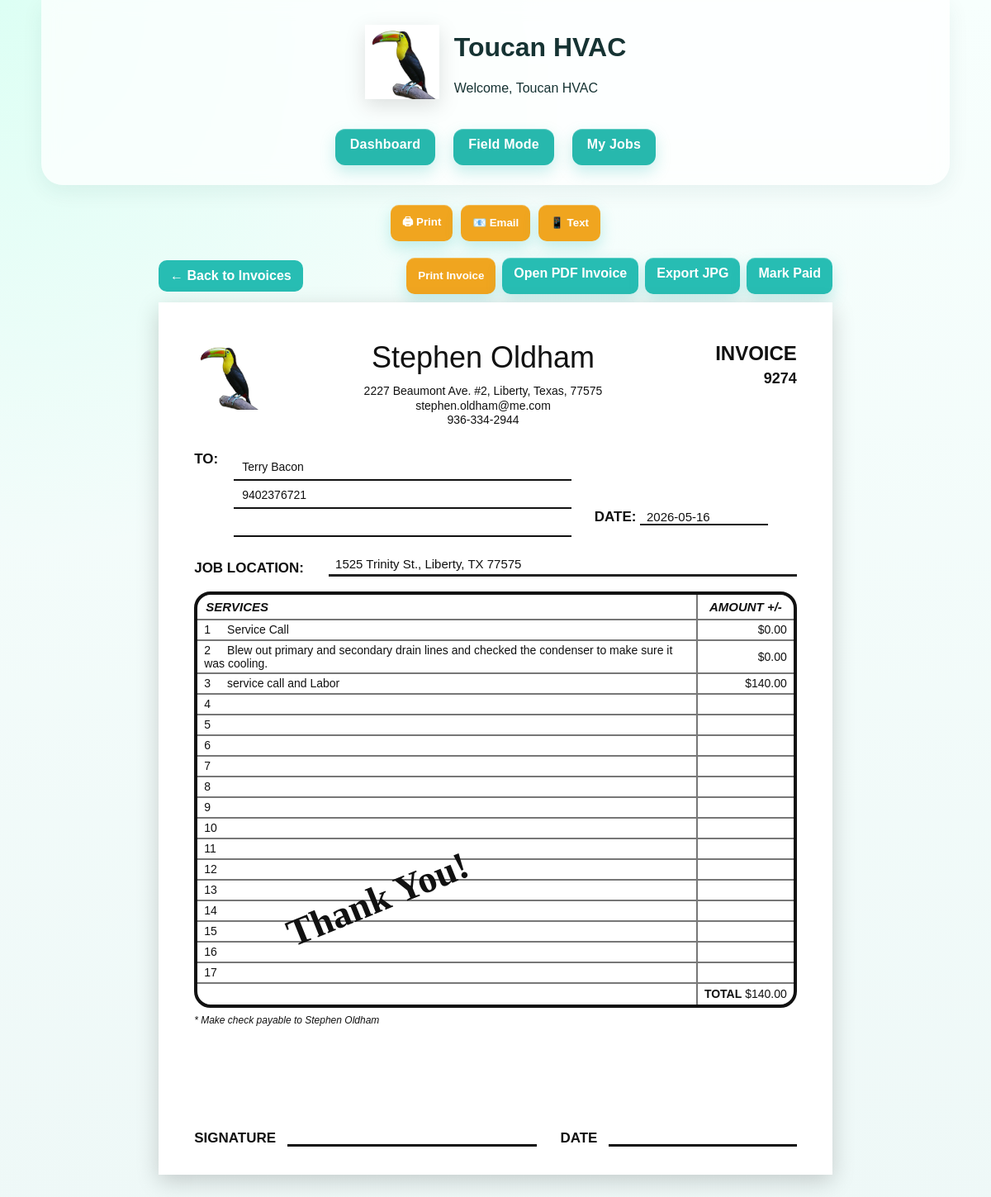
/invoice-center/8 (signed in), run on the app's committed database.
### app.py (models this page shows)
class ToucanInvoice(db.Model):
    id = db.Column(db.Integer, primary_key=True)
    customer_id = db.Column(db.Integer, db.ForeignKey("customer.id"))
    property_id = db.Column(db.Integer, db.ForeignKey("property.id"))
    job_id = db.Column(db.Integer)
    invoice_number = db.Column(db.String(50))
    invoice_date = db.Column(db.String(30))
    status = db.Column(db.String(50), default="Draft")
    notes = db.Column(db.Text)
    subtotal = db.Column(db.Float, default=0)
    tax = db.Column(db.Float, default=0)
    total = db.Column(db.Float, default=0)

class Customer(db.Model):
    id = db.Column(db.Integer, primary_key=True)
    first_name = db.Column(db.String(120), nullable=False)
    last_name = db.Column(db.String(120), nullable=False)
    phone = db.Column(db.String(50))
    email = db.Column(db.String(120))

class Property(db.Model):
    id = db.Column(db.Integer, primary_key=True)
    property_name = db.Column(db.String(120), nullable=False)
    address = db.Column(db.String(200), nullable=False)
    customer_id = db.Column(db.Integer, db.ForeignKey("customer.id"), nullable=False)

class ToucanInvoiceItem(db.Model):
    id = db.Column(db.Integer, primary_key=True)
    invoice_id = db.Column(db.Integer, db.ForeignKey("toucan_invoice.id"))
    description = db.Column(db.String(255))
    quantity = db.Column(db.Float, default=1)
    unit_price = db.Column(db.Float, default=0)
    line_total = db.Column(db.Float, default=0)

### app.py (the view)
@app.route("/invoice-center/<int:invoice_id>")
@login_required
def toucan_invoice_detail(invoice_id):
    invoice = ToucanInvoice.query.get_or_404(invoice_id)
    items = ToucanInvoiceItem.query.filter_by(invoice_id=invoice.id).all()
    customer = Customer.query.get(invoice.customer_id) if invoice.customer_id else None
    property = Property.query.get(invoice.property_id) if invoice.property_id else None
    return render_template("toucan_invoice_detail.html", invoice=invoice, items=items, customer=customer, property=property)

### app.py (called while the page is built)
def current_user():
    user_id = session.get("user_id")
    if not user_id:
        return None
    return db.session.get(User, user_id)

def login_required(f):
    @wraps(f)
    def wrapper(*args, **kwargs):
        if not current_user():
            flash("Please log in.")
            return redirect(url_for("login"))
        return f(*args, **kwargs)
    return wrapper

### templates/toucan_invoice_detail.html (shortened to what this page needs)
{% extends "base.html" %}
{% block content %}
<div class="invoice-actions no-print">
  <a href="/invoice-center">← Back to Invoices</a>
  <div class="invoice-action-buttons">
    <button onclick="window.print()">Print Invoice</button>
    {% if customer and customer.phone %}
      <a class="invoice-action-link"
         target="_blank"
         href="/invoices/{{ invoice.id }}/pdf">
         Open PDF Invoice
      </a>
    {% endif %}
    <a class="invoice-action-link" href="/invoices/{{ invoice.id }}/jpg">Export JPG</a>
    <a class="invoice-action-link" href="/invoice-center/{{ invoice.id }}/mark-paid">Mark Paid</a>
  </div>
</div>
<div class="match-invoice">
  <div class="match-header">
    <div class="match-logo">
      <img src="{{ url_for('static', filename='logo.png') }}" alt="Toucan logo">
    </div>
    <div class="match-company">
      <h1>Stephen Oldham</h1>
      <div>2227 Beaumont Ave. #2, Liberty, Texas, 77575</div>
      <div>stephen.oldham@me.com</div>
      <div>936-334-2944</div>
    </div>
    <div class="match-meta">
      <div class="invoice-title">INVOICE</div>
      <div class="invoice-no">{{ invoice.invoice_number or invoice.id }}</div>
    </div>
  </div>
  <div class="match-top-row">
    <div class="to-area">
      <div class="label">TO:</div>
      <div class="write-line"></div>
      <div class="write-line"></div>
      <div class="write-line"></div>
      <div class="to-fill">
        <div>{% if customer %}{{ customer.first_name }} {{ customer.last_name }}{% endif %}</div>
        <div>{% if customer %}{{ customer.phone or "" }}{% endif %}</div>
      </div>
    </div>
    <div class="date-area">
      <span class="label">DATE:</span>
      <span class="date-line">{{ invoice.invoice_date or "" }}</span>
    </div>
  </div>
  <div class="job-row clean-job-row">
    <span class="label">JOB LOCATION:</span>
    <span class="job-line">
      {% if property %}
        {{ property.address }}
      {% endif %}
    </span>
  </div>
  <table class="match-table">
    <thead>
      <tr>
        <th class="services-head">SERVICES</th>
        <th class="amount-head">AMOUNT +/-</th>
      </tr>
    </thead>
    <tbody>
      {% for i in range(1, 18) %}
      <tr>
        <td>
          <span class="num">{{ i }}</span>
          <span class="service-text">
            {% if items|length >= i %}
              {{ items[i-1].description }}
            {% endif %}
          </span>
        </td>
        <td>
          {% if items|length >= i %}
            ${{ "%.2f"|format(items[i-1].line_total or 0) }}
          {% endif %}
        </td>
      </tr>
      {% endfor %}
      <tr class="total-line">
        <td></td>
        <td><strong>TOTAL</strong> ${{ "%.2f"|format(invoice.total or 0) }}</td>
      </tr>
    </tbody>
  </table>
  <div class="check-pay">* Make check payable to Stephen Oldham</div>
  <div class="thank-you-fixed">Thank You!</div>
  <div class="sign-row">
    <div class="sign-block">
      <span class="label">SIGNATURE</span>
      <span class="sign-line"></span>
    </div>
    <div class="sign-block date-sign-block">
      <span class="label">DATE</span>
      <span class="sign-line"></span>
    </div>
  </div>
</div>
{% endblock %}

### templates/toucan_invoice_detail.html (style rules this page uses)
.job-line { display: inline-block !important; width: 76% !important; margin-left: 18px !important; padding-left: 8px !important; border-bottom: 3px solid #222 !important; text-decoration: none !important; }
.match-table { border-collapse: separate !important; border-spacing: 0 !important; border: 4px solid #111 !important; border-radius: 20px !important; overflow: hidden !important; outline: none !important; box-shadow: none !important; background-clip: padding-box !important; }
.match-table, .match-table * { outline: none !important; }
.match-table::before, .match-table::after { display: none !important; content: none !important; border: none !important; }
.match-table th, .match-table td { border-top: none !important; border-left: none !important; border-right: 2px solid #777 !important; border-bottom: 2px solid #777 !important; }
.match-table th:last-child, .match-table td:last-child { border-right: none !important; }
.match-table tbody tr:last-child td { border-bottom: none !important; }

### data on the page
ToucanInvoice: invoice_number "9274", invoice_date "2026-05-16", total "140.00"
Customer: first_name "Terry", last_name "Bacon", phone "9402376721"
Property: address "1525 Trinity St., Liberty, TX 77575"
ToucanInvoiceItem: description "Service Call", line_total "0.00"
ToucanInvoiceItem: description "Blew out primary and secondary drain lines and checked the condenser to make sure it was cooling.", line_total "0.00"
ToucanInvoiceItem: description "service call and Labor", line_total "140.00"

### other printed values
{{ user.name if user else "Toucan HVAC" }} "Toucan HVAC"
{{ i }} "1" "2" "3" "4" "5" "6" "7" "8" "9" "10" "11" "12" "13" "14" "15" "16" "17"
